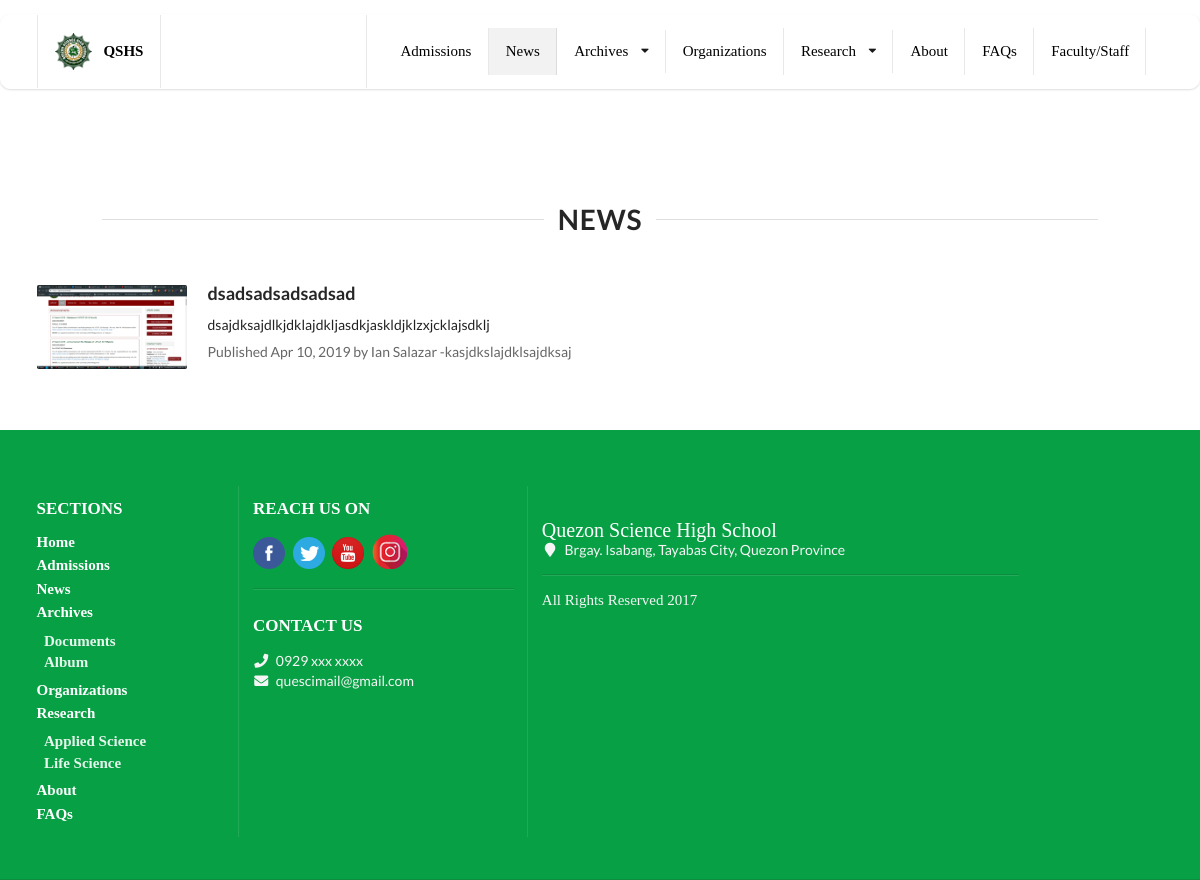
Page /news on the committed database.
### news/models.py (models this page shows, shortened)
class News(models.Model):
    author = models.CharField(max_length=100, blank=True)
    author_additional_info = models.CharField(max_length=100, blank=True)
    lead_text = models.TextField()
    opening = models.CharField(max_length=10000, blank=True)
    headline = models.CharField(max_length=200)
    headline_image = models.ImageField(upload_to=news_image_handler, validators=[FileExtensionValidator(['png', 'jpeg', 'jpg', 'JPG'])])
    cover_photo = models.ImageField(upload_to=news_image_handler, blank=True, null=True)
    body_text = models.TextField()
    other_image = models.ImageField(upload_to=news_image_handler, blank=True, null=True)
    other_image_label = models.CharField(max_length=250, blank=True, null=True)
    created_date = models.DateTimeField(default=timezone.now)
    published_date = models.DateTimeField(blank=True, null=True)

### main/views.py (the view)
class NewsView(ListView):
    template_name = 'main/news.html'
    model = News
    context_object_name = "news"
    def get_queryset(self):
        return News.objects.filter(published_date__lte=timezone.now()).order_by('-published_date')

### templates/main/news.html (shortened to what this page needs)
{% extends 'base_2.html' %}
{% block news %}
  active
{% endblock %}
{% block main_content %}
	<div class="news">
	<center>
		<div class="text container">
			<div class="ui horizontal section divider" style="width:83%;"><h1>News</h1></div>
		</div>
	</center>
	<br>
	<div class="ui container">
		<div class="ui relaxed divided items">
      {% if news %}
  			{% for news in news %}
        <div class="item">
          <div class="ui small image">
            <img src="{{ news.headline_image.url }}" alt="">
          </div>
          <div class="content">
            <a href="{% url 'main:news_detail' pk=news.pk %}" class="header">{{ news.headline|safe }}</a>
            <div class="description">
              {{ news.lead_text }}
            </div>
            <div class="meta">
              <p>
                Published {{ news.published_date|date:"M d, Y" }} by
                {% if news.author %}
                {{ news.author }} {% if news.author_additional_info %}-{{ news.author_additional_info }} {% endif %}
                {% else %}
                Anonymous
                {% endif %}
              </p>
            </div>
          </div>
        </div>
        {% endfor %}
      {% else %}
        <div class="ui item">
          <h1 class="warning">No news yet</h1>
        </div>
      {% endif %}
		</div>
		<br><br>
	</div>
	</div>
{% endblock %}

### static/css/index.css (style rules this page uses)
.news { padding-top:5em; }

### rows in the picture
News: headline_image (picture), headline "dsadsadsadsadsad", lead_text "dsajdksajdlkjdklajdkljasdkjaskldjklzxjcklajsdklj", published_date "Apr 10, 2019", author "Ian Salazar", author_additional_info "kasjdkslajdklsajdksaj"
